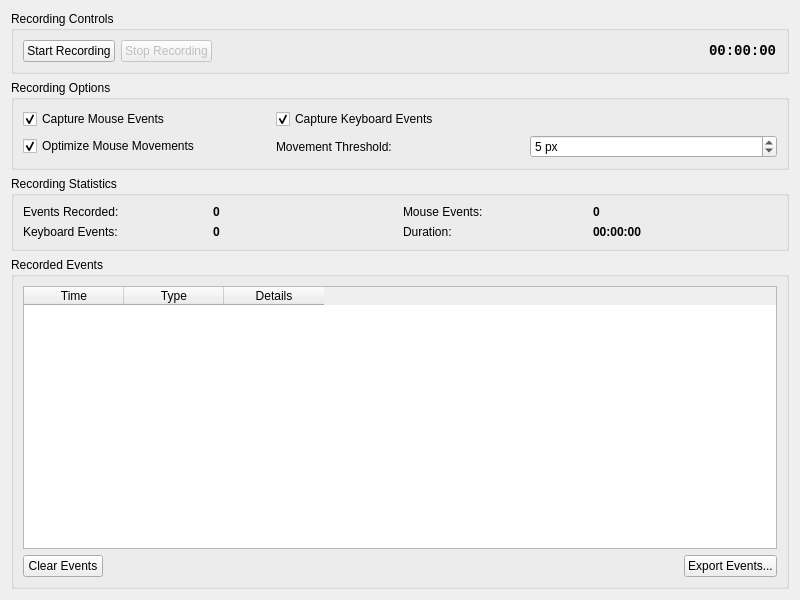
<?xml version="1.0" encoding="UTF-8"?>
<ui version="4.0">
 <class>RecordingWidget</class>
 <widget class="QWidget" name="RecordingWidget">
  <property name="geometry">
   <rect>
    <x>0</x>
    <y>0</y>
    <width>800</width>
    <height>600</height>
   </rect>
  </property>
  <property name="windowTitle">
   <string>Recording</string>
  </property>
  <layout class="QVBoxLayout" name="verticalLayout">
   <item>
    <widget class="QGroupBox" name="controlsGroupBox">
     <property name="title">
      <string>Recording Controls</string>
     </property>
     <layout class="QHBoxLayout" name="controlsLayout">
      <item>
       <widget class="QPushButton" name="startRecordingButton">
        <property name="text">
         <string>Start Recording</string>
        </property>
        <property name="icon">
         <iconset>
          <normaloff>:/icons/record.png</normaloff>:/icons/record.png</iconset>
        </property>
        <property name="iconSize">
         <size>
          <width>24</width>
          <height>24</height>
         </size>
        </property>
       </widget>
      </item>
      <item>
       <widget class="QPushButton" name="stopRecordingButton">
        <property name="enabled">
         <bool>false</bool>
        </property>
        <property name="text">
         <string>Stop Recording</string>
        </property>
        <property name="icon">
         <iconset>
          <normaloff>:/icons/stop.png</normaloff>:/icons/stop.png</iconset>
        </property>
        <property name="iconSize">
         <size>
          <width>24</width>
          <height>24</height>
         </size>
        </property>
       </widget>
      </item>
      <item>
       <spacer name="horizontalSpacer">
        <property name="orientation">
         <enum>Qt::Horizontal</enum>
        </property>
        <property name="sizeHint" stdset="0">
         <size>
          <width>40</width>
          <height>20</height>
         </size>
        </property>
       </spacer>
      </item>
      <item>
       <widget class="QLabel" name="recordingTimeLabel">
        <property name="styleSheet">
         <string>font-family: monospace; font-size: 14px; font-weight: bold;</string>
        </property>
        <property name="text">
         <string>00:00:00</string>
        </property>
       </widget>
      </item>
     </layout>
    </widget>
   </item>
   <item>
    <widget class="QGroupBox" name="optionsGroupBox">
     <property name="title">
      <string>Recording Options</string>
     </property>
     <layout class="QGridLayout" name="optionsLayout">
      <item row="0" column="0">
       <widget class="QCheckBox" name="captureMouseCheckBox">
        <property name="text">
         <string>Capture Mouse Events</string>
        </property>
        <property name="checked">
         <bool>true</bool>
        </property>
       </widget>
      </item>
      <item row="0" column="1">
       <widget class="QCheckBox" name="captureKeyboardCheckBox">
        <property name="text">
         <string>Capture Keyboard Events</string>
        </property>
        <property name="checked">
         <bool>true</bool>
        </property>
       </widget>
      </item>
      <item row="1" column="0">
       <widget class="QCheckBox" name="optimizeMovementCheckBox">
        <property name="text">
         <string>Optimize Mouse Movements</string>
        </property>
        <property name="checked">
         <bool>true</bool>
        </property>
       </widget>
      </item>
      <item row="1" column="1">
       <widget class="QLabel" name="thresholdLabel">
        <property name="text">
         <string>Movement Threshold:</string>
        </property>
       </widget>
      </item>
      <item row="1" column="2">
       <widget class="QSpinBox" name="movementThresholdSpinBox">
        <property name="suffix">
         <string> px</string>
        </property>
        <property name="minimum">
         <number>0</number>
        </property>
        <property name="maximum">
         <number>100</number>
        </property>
        <property name="value">
         <number>5</number>
        </property>
       </widget>
      </item>
     </layout>
    </widget>
   </item>
   <item>
    <widget class="QGroupBox" name="statisticsGroupBox">
     <property name="title">
      <string>Recording Statistics</string>
     </property>
     <layout class="QGridLayout" name="statisticsLayout">
      <item row="0" column="0">
       <widget class="QLabel" name="eventsCountLabel">
        <property name="text">
         <string>Events Recorded:</string>
        </property>
       </widget>
      </item>
      <item row="0" column="1">
       <widget class="QLabel" name="eventsCountValue">
        <property name="styleSheet">
         <string>font-weight: bold;</string>
        </property>
        <property name="text">
         <string>0</string>
        </property>
       </widget>
      </item>
      <item row="0" column="2">
       <widget class="QLabel" name="mouseEventsLabel">
        <property name="text">
         <string>Mouse Events:</string>
        </property>
       </widget>
      </item>
      <item row="0" column="3">
       <widget class="QLabel" name="mouseEventsValue">
        <property name="styleSheet">
         <string>font-weight: bold;</string>
        </property>
        <property name="text">
         <string>0</string>
        </property>
       </widget>
      </item>
      <item row="1" column="0">
       <widget class="QLabel" name="keyboardEventsLabel">
        <property name="text">
         <string>Keyboard Events:</string>
        </property>
       </widget>
      </item>
      <item row="1" column="1">
       <widget class="QLabel" name="keyboardEventsValue">
        <property name="styleSheet">
         <string>font-weight: bold;</string>
        </property>
        <property name="text">
         <string>0</string>
        </property>
       </widget>
      </item>
      <item row="1" column="2">
       <widget class="QLabel" name="recordingDurationLabel">
        <property name="text">
         <string>Duration:</string>
        </property>
       </widget>
      </item>
      <item row="1" column="3">
       <widget class="QLabel" name="recordingDurationValue">
        <property name="styleSheet">
         <string>font-weight: bold;</string>
        </property>
        <property name="text">
         <string>00:00:00</string>
        </property>
       </widget>
      </item>
     </layout>
    </widget>
   </item>
   <item>
    <widget class="QGroupBox" name="eventsGroupBox">
     <property name="title">
      <string>Recorded Events</string>
     </property>
     <layout class="QVBoxLayout" name="eventsLayout">
      <item>
       <widget class="QTableWidget" name="eventsTableWidget">
        <property name="alternatingRowColors">
         <bool>true</bool>
        </property>
        <property name="selectionBehavior">
         <enum>QAbstractItemView::SelectRows</enum>
        </property>
        <property name="sortingEnabled">
         <bool>true</bool>
        </property>
        <column>
         <property name="text">
          <string>Time</string>
         </property>
        </column>
        <column>
         <property name="text">
          <string>Type</string>
         </property>
        </column>
        <column>
         <property name="text">
          <string>Details</string>
         </property>
        </column>
       </widget>
      </item>
      <item>
       <layout class="QHBoxLayout" name="eventsButtonsLayout">
        <item>
         <widget class="QPushButton" name="clearEventsButton">
          <property name="text">
           <string>Clear Events</string>
          </property>
         </widget>
        </item>
        <item>
         <spacer name="eventsButtonsSpacer">
          <property name="orientation">
           <enum>Qt::Horizontal</enum>
          </property>
          <property name="sizeHint" stdset="0">
           <size>
            <width>40</width>
            <height>20</height>
           </size>
          </property>
         </spacer>
        </item>
        <item>
         <widget class="QPushButton" name="exportEventsButton">
          <property name="text">
           <string>Export Events...</string>
          </property>
         </widget>
        </item>
       </layout>
      </item>
     </layout>
    </widget>
   </item>
  </layout>
 </widget>
 <resources/>
 <connections/>
</ui>
